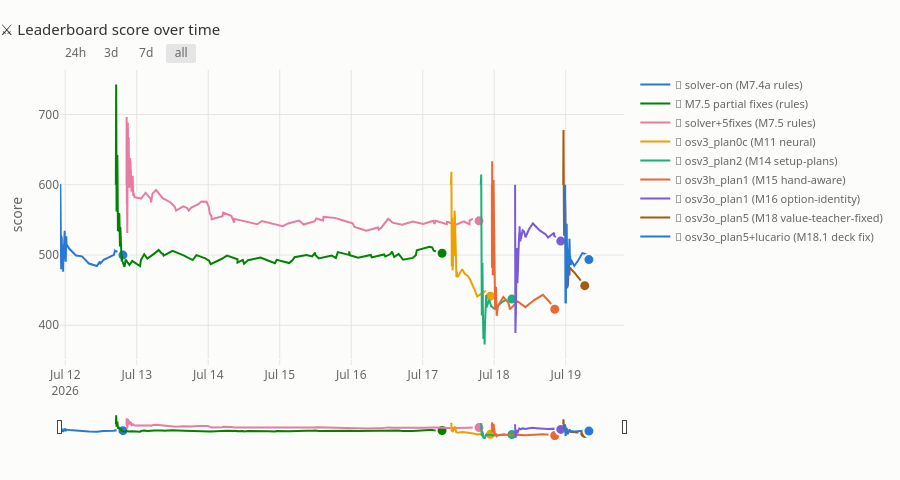

Source (notebook cell):
### Code cell
# Chart 1 — leaderboard score over time (one line per model, single axis).
# Interactive: unified hover, range buttons + slider, legend click/isolate.
if not episodes.empty:
    fig = go.Figure()
    for sid, label in MODELS.items():
        d = episodes[(episodes["submission"] == sid)
                     & episodes["our_score"].notna()]
        if d.empty:
            continue
        fig.add_trace(go.Scatter(
            x=d["time"], y=d["our_score"],
            mode="lines+markers" if len(d) < 10 else "lines",
            name=DEX[sid], line=dict(color=COLOR[sid], width=2),
            marker=dict(size=6),
            hovertemplate="%{y:.1f} pts<extra>" + DEX[sid] + "</extra>"))
        # "caught!" marker on the newest point — a 2px surface ring keeps
        # overlapping line-ends separable.
        fig.add_trace(go.Scatter(
            x=d["time"].iloc[-1:], y=d["our_score"].iloc[-1:],
            mode="markers", showlegend=False, hoverinfo="skip",
            marker=dict(size=11, color=COLOR[sid],
                        line=dict(color=SURFACE, width=2))))
    fig.update_layout(
        title="⚔️ Leaderboard score over time",
        yaxis_title="score", height=480, hovermode="x unified",
        xaxis=dict(
            rangeslider=dict(visible=True, thickness=0.07),
            rangeselector=dict(
                bgcolor=SURFACE, activecolor=GRID,
                buttons=[
                    dict(count=1, label="24h", step="day",
                         stepmode="backward"),
                    dict(count=3, label="3d", step="day",
                         stepmode="backward"),
                    dict(count=7, label="7d", step="day",
                         stepmode="backward"),
                    dict(step="all", label="all"),
                ])))
    fig.show()
